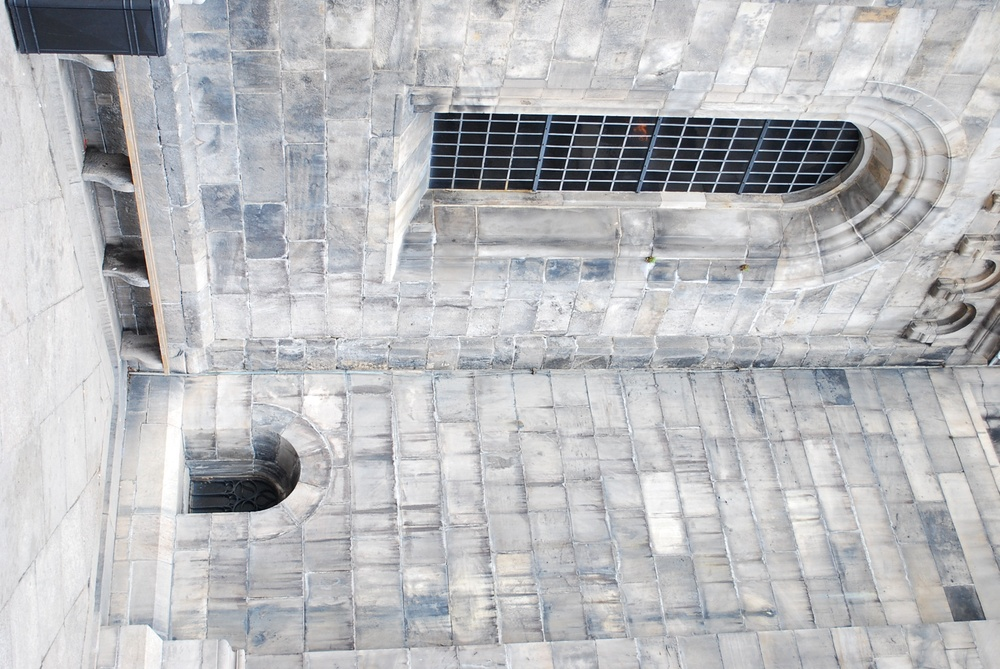
#> input picture a2/figs/DSC_0025.JPG, 1000 x 669 px, shrunk from 1936 x 1296 before the run; the run also reads 2 pictures not shown here
$ jupyter execute --allow-errors A2_computer_exercises.ipynb   (shell and % lines are left out)
#> lines starting #> are read from the running program, lines starting #| are printed output that depends on the picture
### a2/supplied.py
import matplotlib.pyplot as plt
import numpy as np
import scipy as sp

# Helper functions
def pflat(x):
    # Normalizes (m,n)-array x of n homogeneous points
    # to last coordinate 1.
    y = x / x[-1,:]
    return y

def camera_center_and_axis(P):
    # The camera center can be found by taking the null space of the camera matrix
    camera_center = pflat(sp.linalg.null_space(P))[:3]

    principal_axis = P[-1, :3]
    principal_axis = principal_axis / np.linalg.norm(principal_axis)

    return camera_center, principal_axis

def plot_camera(camera_matrix, scale, ax=None):
    if ax is None:
        ax = plt.axes(projection='3d')
    (camera_center, principal_direction) = camera_center_and_axis(camera_matrix)

    ax.scatter3D(camera_center[0], camera_center[1], camera_center[2], c='g')
    dir = principal_direction * scale
    ax.quiver(camera_center[0], camera_center[1], camera_center[2], dir[0], dir[1], dir[2], color='r')

### a2/A2_computer_exercises.ipynb
---
title: 'Computer Vision, Assignment 2: Calibration and DLT'
jupyter:
  jupytext:
    text_representation:
      extension: .qmd
      format_name: quarto
      format_version: '1.0'
      jupytext_version: 1.19.5
  kernelspec:
    display_name: env (3.9.6)
    language: python
    name: python3
---

In this assignment you will study camera calibration, the projective ambiguity, and the DLT method.

You will solve the resection and triangulation problems using DLT and compute inner parameters using RQ factorization.
In addition you will try out SIFT for feature detection/matching.

Please see Canvas for detailed instructions on what is expected for a passing/higher grade. All computer exercises not marked **OPTIONAL** are "mandatory" in the sense described on Canvas.

### Submission Requirements:
Your final lab submission should include:
1. Your edited **notebook file** (`.ipynb`).
2. An **HTML printout** of the executed notebook with all outputs visible: File → Save and export Notebook As → HTML
3. A **pdf report** containing answers to the theoretical exercises (see separate document).

[cell 1]
# for creating responsive plots

#for vscode
#%matplotlib widget

#for running notebook in terminal

import cv2
import matplotlib.image as mpimg
from mpl_toolkits.mplot3d import Axes3D
import matplotlib.pyplot as plt
import numpy as np
import scipy
import scipy.io

from supplied import pflat, plot_camera

# Calibrated vs. Uncalibrated Reconstruction

#### *Theoretical exercise 1* (see pdf)

## Computer Exercise 1
Figure 1 shows an image of a scene and a reconstruction using uncalibrated cameras. The file `compEx1data.mat` contains
the 3D points of the reconstruction `X`, the camera matrices `P`, the image points `x` and the filenames `imfiles` of the images.
Here `X` is a $4 \times 9471$ matrix containing the homogeneous coordinates for all 3D points, `x{i}` is a $3 \times 9471$ matrix containing the homogeneous coordinates of the image points seen in image $i$ (`NaN` means that the point has not been detected in this image). `P{i}` contains the camera matrix of image $i$ and `imfiles{i}` contains the name of that image.

<figure align="center">

&nbsp; &nbsp; &nbsp; &nbsp;

    <figcaption>Figure 1: Left: An image of the scene. Right: A projective (uncalibrated) reconstruction.</figcaption>
</figure>

### Task 1.1
Plot the 3D points of the reconstruction. Use the supplied function `plot_camera` to plot the cameras in the same figure.

**Do the physical properties (such as the relative heights of each of the two walls, the angle in the corner, and the relation between the width, height, and depth dimensions) look realistic in the reconstruction?**

Don't forget to use `ax.set_aspect('equal')` when plotting -- otherwise you may get additional distortion. The reconstruction should look like the one shown in Figure 1.

[cell 2]
im1 = plt.imread("./figs/DSC_0025.JPG")
#> im1 is the input picture: shape (669, 1000, 3); mean R, G, B 186.2, 187.1, 189.8
im2 = plt.imread("./figs/projective_rec.png")
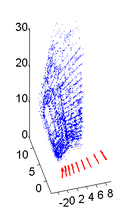
#> input picture a2/figs/projective_rec.png, 136 x 217 px, shrunk from 264 x 420 before the run
#> im2 is the input picture: shape (217, 136, 3) float32; mean R, G, B 0.941, 0.937, 0.979
fig,ax = plt.subplots(1,2, figsize=(10,6))
ax[0].imshow(im1)
ax[1].imshow(im2)
plt.show()
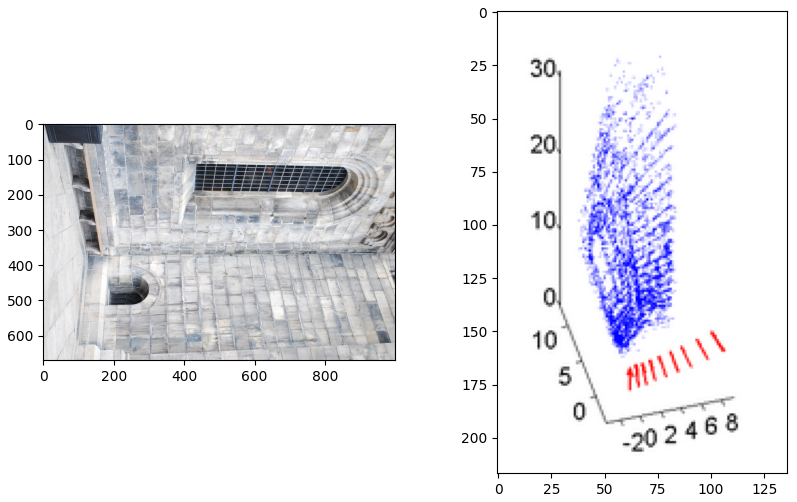
#> figure drawn by matplotlib, 2 panels
# ------ Your code here ------
#> (the rest of this cell did not finish here and is left out)

#### Your answer here:

(*Include answers to all questions marked in bold.*)
#
The physical look skewed and draged out upwards to the right. It looks like the right wall is much larger than the left wall with the window on it. But all lines still look straight but the distance is because of the angles being wrong.

### Task 1.2
Project the 3D points into **a camera** of your choice (only points that have been detected in that camera).
Plot the image, the projected points, and the image points in the same figure.

**Do the projections appear to be close to the corresponding image points?** (If not: Did you forget to divide by the third coordinate?)

**Useful python commands:**

`~np.isnan(x_i)` # to check which of the points are visible in image i

#> (a cell that did not finish here is left out)

#### Your answer here:

(*Include answers to all questions marked in bold.*)
#
Yes, they correspond really good and it seems to line up with the picture

### Task 1.3
Using the two projective transformations
\begin{equation}
T_1 = \left( \begin{array}{cccc}
1 & 0 & 0 & 0\\
0 & 3 & 0 & 0\\
0 & 0 & 1 & 0\\
1/8 & 1/8 & 0 & 1
\end{array} \right) \text{ and }
T_2 = \left( \begin{array}{cccc}
1 & 0 & 0 & 0\\
0 & 1 & 0 & 0\\
0 & 0 & 1 & 0\\
1/16 & 1/16 & 0 & 1
\end{array} \right),
\end{equation}

transform the 3D points ($\mathbf{X} \mapsto T_i\mathbf{X}$), and accordingly the cameras (as in *Theoretical Exercise 1*), so that two new projective solutions are obtained.

For each of the solutions, plot the 3D points and cameras in the same figure. (Don't forget to divide the points by the fourth coordinate before plotting, and again don't forget to use `ax.set_aspect('equal')`. Feel free to use the provided `pflat` function.)

**What has happened to the 3D points?**
**Does any of them appear reasonable?**

[cell 4]
# ------ Your code here ------
T_1 = [[1,0,0,0],[0,3,0,0,],[0,0,1,0],[1/8,1/8,0,1]]
T_2 = [[1,0,0,0],[0,1,0,0],[0,0,1,0],[1/16,1/16,0,1]]

#> (the rest of this cell did not finish here and is left out)

### Your answer here:

(*Include answers to all questions marked in bold.*)
#
the transformation for T1 seems to have scaled it pretty well and it now looks much less skeewed so it's therefore also a lot different from the first coordinates. T2 looks worse, but you can still see a window if you look at it from the right angle. Both transformations got rotated and skewed.

### Task 1.4
For one of the 9 views, and for each of the new reconstructions (resulting from $T_1$ and $T_2$), project the new 3D points into its corresponding transformed camera.
Plot the pair of images along with the corresponding projected points, and the image points in the same figure.
(Write a function `project_and_plot(P, Xs, xs, image)` that does this for you, it will be useful in the future.)

**How well do the projections and the image points align for the new reconstructions?**

[cell 5]
def project_and_plot(P, Xs, xs, image):
    """
    Project 3D points into an image using a camera matrix and plot the
    projected points together with the observed image points.

    Parameters
    ----------
    P : (3, 4) ndarray
        Camera projection matrix for the selected view.

    Xs : (4, N) ndarray
        Homogeneous 3D points, one point per column.

    xs : (3, N) ndarray
        Homogeneous 2D image points observed in the image. Points
        containing NaN should be filtered out before calling this function.

    image : ndarray (H, W, 3)
        The image corresponding to the given camera matrix P, typically
        loaded with mpimg.imread or a similar function.
    """
    # Your code here


    projected_points = pflat(P@Xs)
    camera0_x = pflat(xs)

    fig,ax = plt.subplots(figsize=(8,8))

    ax.imshow(image)
    ax.scatter(*camera0_x[:-1], label = "actuall points", color ="blue", s=5, alpha=0.8)
    ax.scatter(*projected_points[:-1] , label = "projected_points", color="red", s=5, alpha= 0.8)

    ax.set_xlim(0,image.shape[1])
    ax.set_ylim(image.shape[0],0)
    ax.set_aspect("equal")
    fig.legend()
    plt.show()

#> (the rest of this cell did not finish here and is left out)

#### Your answer here:

(*Include answers to all questions marked in bold.*)
#
Both of these plosts looks identical to the previous plot with the untransformed coordinates and camera which is in line with the theory question.

#### *Theoretical exercises: 2* (see pdf)

# Camera Calibration

#### *Theoretical exercises: 3* (see pdf)

# RQ Factorization and Computation of $K$

#### *Theoretical exercises: 4* (see pdf)

# Direct Linear Transformation DLT

#### *Theoretical exercises: 5 and 6* (see pdf)

## Computer Exercise 2
Figure 2 shows two images `cube1.JPG` and `cube2.JPG` of a scene with a Rubik's cube.
The file `compEx2data.mat` contains a point model `Xmodel` of the visible cube sides, the measured projections `x` of the model points
in the two images and two variables `startind`, `endind` that can be used for plotting lines on the model surface.

<figure align="center">

&nbsp; &nbsp; &nbsp; &nbsp;

    <figcaption>Figure 2: Two images of a scene containing a Rubik's cube.</figcaption>
</figure>

The goal for this exercise is to determine the camera for each of the two views, i.e. resectioning.
*You should consider one view at a time*, i.e. apply your code for each view separately.

### Task 2.1
Normalize the measured points by applying a transformation $N$ that subtracts the mean of the points and then re-scales the coordinates by the standard deviation.
Here, compute mean and standard deviation for $x$ and $y$ separately (separating the coordinates is not crucial, but it helps during grading if you do this in a coherent way).

Plot the normalized points in a new figure. Verify that the points are centered around $(0,0)$ with standard deviation 1 for each of the coordinates.

Remember to print out the mean and standard deviation you used for normalizing x and y, for each camera.

[cell 6]
im21 = plt.imread("./figs/cube1.JPG")
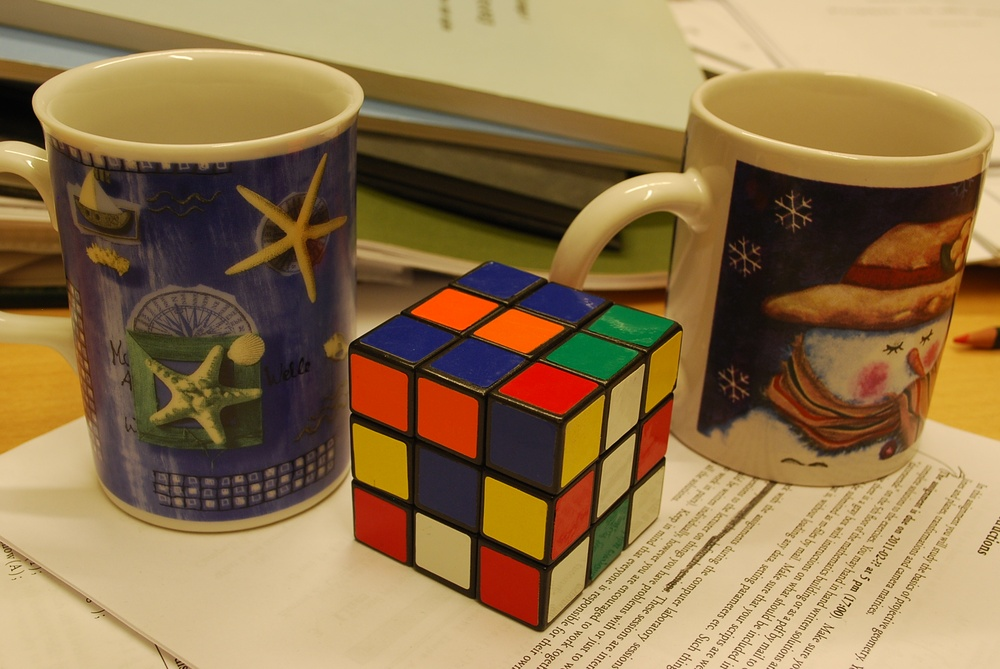
#> input picture a2/figs/cube1.JPG, 1000 x 669 px, shrunk from 1936 x 1296 before the run
#> im21 is the input picture: shape (669, 1000, 3); mean R, G, B 145.2, 117.5, 76.9
im22  = plt.imread("./figs/cube2.JPG")
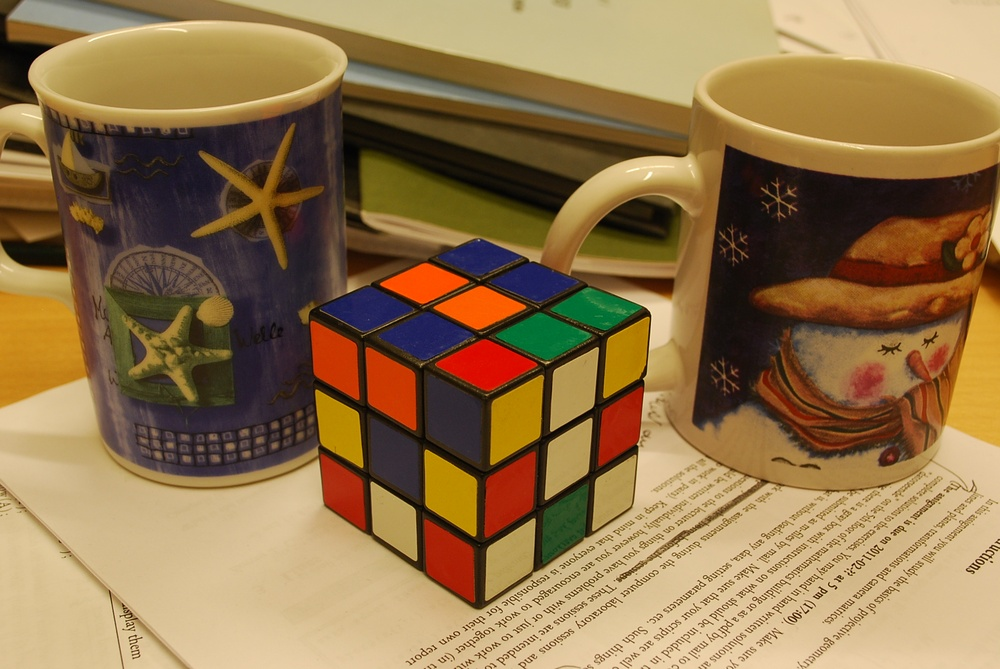
#> input picture a2/figs/cube2.JPG, 1000 x 669 px, shrunk from 1936 x 1296 before the run
#> im22 is the input picture: shape (669, 1000, 3); mean R, G, B 145.7, 116.4, 75.1
fig,ax = plt.subplots(1,2, figsize=(10,6))
ax[0].imshow(im21)
ax[1].imshow(im22)
plt.show()

[cell 7]
# ------ Your code here ------
data = scipy.io.loadmat("./data/compEx2data.mat")
#> (reads a2/data/compEx2data.mat from the repository)
image_points = data["x"][0]
startind = data["startind"]
endind = data["endind"]
X_3d = data["Xmodel"]
N_matrices = []

image_points = [pflat(points) for points in image_points]

for idx, camera_points in enumerate(image_points):
    x_mean = np.mean(camera_points[0])
    x_std = np.std(camera_points[0])

    y_mean = np.mean(camera_points[1])
    y_std = np.std(camera_points[1])

    print(f"Camera {idx}: mean = ({x_mean:.3f}, {y_mean:.3f}), std = ({x_std:.3f},{y_std:.3f})")
    N = [[1/x_std,0, -x_mean/x_std], [0,1/y_std, -y_mean/y_std], [0,0,1]]
    N_matrices.append(N)


fig, axs = plt.subplots(1,2, figsize=(13,8))

for idx,ax in enumerate(axs):
    normalized_points= pflat(N_matrices[idx]@image_points[idx])
    ax.scatter(normalized_points[0],normalized_points[1],label ="Normalized_points")
    print(f"Camera {idx} verification: mean = ({np.mean(normalized_points[0]):.2f}, {np.mean(normalized_points[1]):.2f}), standard deviation = ({np.std(normalized_points[0]):.2f},{np.std(normalized_points[1]):.2f})")
    ax.set_xlabel("x")
    ax.set_ylabel("y")
    ax.set_title(f"Camera {idx}")
    ax.legend()

fig.show()
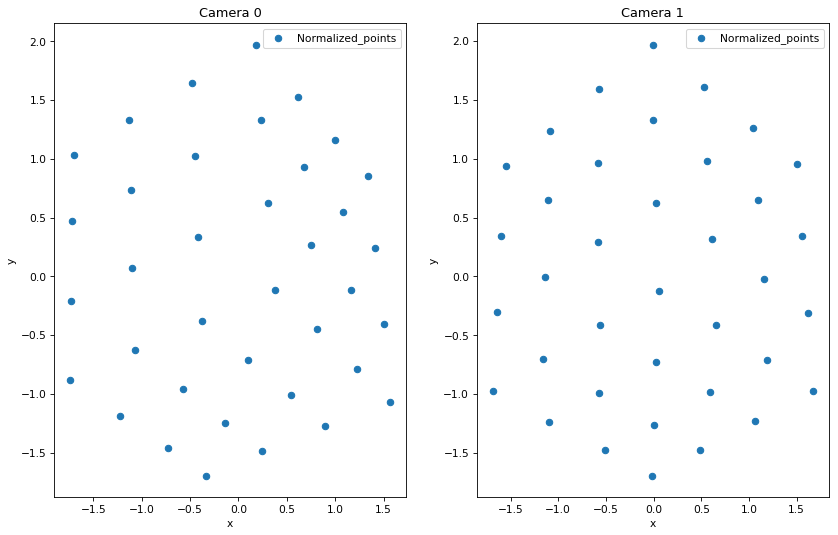
#> figure drawn by matplotlib, 2 panels

### Task 2.2
Implement a function `estimate_camera_DLT` that sets up the DLT equations for resectioning, and solves the resulting homogeneous least squares system using SVD.

$$\min_{||v||^2 = 1}||Mv||^2$$

**Is the smallest singular value close to zero? How about $||Mv||$?**

**Useful python commands:**

`U, S, Vt = np.linalg.svd(M)` # compute SVD of a matrix

[cell 8]
def estimate_camera_DLT(x, Xmodel):
    """
    Estimate the camera projection matrix using the Direct Linear Transform (DLT).

    Parameters
    ----------
    x : ndarray, (N, 2)
        2D image points (u, v)
        beforehand.

    Xmodel : ndarray, (N, 3)
        Corresponding 3D model points (X, Y, Z).

    Returns
    -------
    P : ndarray, (3, 4)
        The estimated camera projection matrix that maps 3D points to 2D
        image coordinates, up to an unknown scale factor.
    """
    # Your code here
    numb_points = len(Xmodel)

    m_3d= np.zeros((3*numb_points,4*3))
    vector_3d =np.hstack((Xmodel, np.ones(numb_points).reshape(numb_points,1)))

    for i,points in enumerate(vector_3d):
        for j in range(3):
            start_index=4*j
            stop_index = 4*j +4
            m_3d[3*i+j,start_index:stop_index] = points


    m_2d = np.zeros((3*numb_points,numb_points))
    vector_2d = -1 * np.hstack((x,np.ones(numb_points).reshape(numb_points,1)))

    for i,points in enumerate(vector_2d):
        start_index = 3*i
        stop_index = 3*i +3
        m_2d[start_index:stop_index,i] = points

    M= np.hstack((m_3d,m_2d))

    U,Sigma, Vt = np.linalg.svd(M, full_matrices=False)

    V = Vt.T
    P = V[:12,-1].reshape(3,4)

    v = V[:,-1]
    print(f"||Mv|| = {np.linalg.norm(M @ v):.5f}, ||v|| = {np.linalg.norm(v):.5f}")
    print(f"Smallest sigma: {Sigma[-1]:.5f}")
    if np.mean(v[12:])<0:
        P = -P
    return P


data = scipy.io.loadmat("./data/compEx2data.mat")
X_3d = data["Xmodel"]
image_points = data["x"][0]

P_matrices = []
for idx in range(2):
    normalized_points= pflat(N_matrices[idx]@image_points[idx])[:-1]
    P_matrices.append(estimate_camera_DLT(normalized_points.T,X_3d.T))

print(f"P for camera 0: \n {P_matrices[0]}")
print(f"P for camera 1: \n {P_matrices[1]}")

#### Your answer here:

(*Include answers to all questions marked in bold.*)
#
In the theory chapter we established that the smallest value that the M can have is the smallest singular value and therefore if we print this value we get that for camera 0 we get 0.015 and for camera 1 we get 0.012 which are two small values, it's not zero but away from 1 at least.

### Task 2.3
Extract the entries of the camera from the solution and set up the camera matrix.
Make sure that you select the solution where the points are in front of the camera.
(If $X$ has 4th coordinate 1 then the 3rd coordinate of $PX$ should be positive for $X$ to be in front of the camera.)

Project the model points into the images. (Don't forget to transform the camera matrix to the original (un-normalized) coordinate system, as in *Theoretiacl Exercise 6*, before projecting.) Plot the measured image points in the same figure. **Are they close to each other?** Also make a 3D plot visualizing the camera centers, principal axes, as well as the 3D model points.
**Does the result look reasonable?**

[cell 9]
# ------ Your code here ------

# extract the camera matrices

# Project and plot the models points into the images

# Make a 3D plot with 3D model points, camera centers, and principal axes

data = scipy.io.loadmat("./data/compEx2data.mat")
X_3d = data["Xmodel"]
image_points = data["x"][0]

im21 = plt.imread("./figs/cube1.JPG")
im22  = plt.imread("./figs/cube2.JPG")

images= [im21,im22]
n_points = image_points[0].shape[1]
X_homo = np.vstack((X_3d,np.ones(n_points).reshape(1,n_points)))
for idx in range(2):

    P = np.linalg.inv(N_matrices[idx])@P_matrices[idx]
    project_and_plot(P,X_homo,image_points[idx],images[idx])
#> this loop made 2 passes
#> pass 1, in project_and_plot, `plt.show()`:
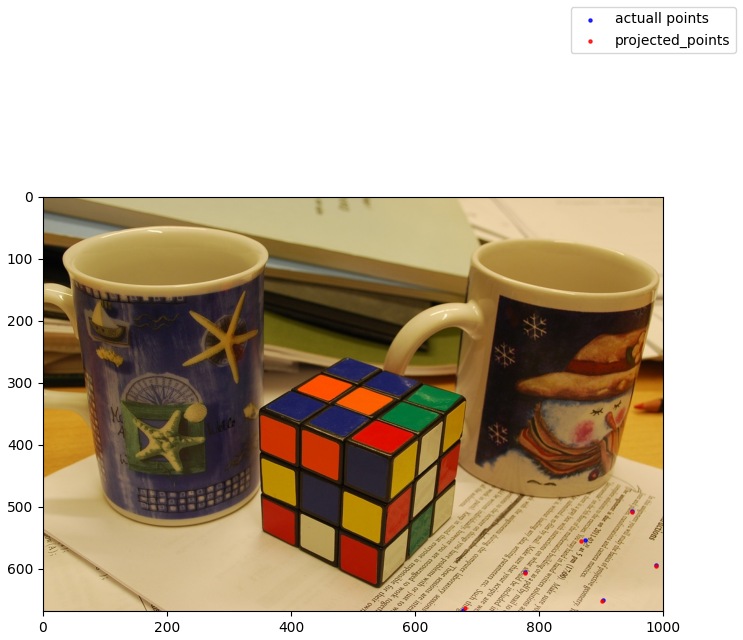
#> figure drawn by matplotlib, 1 panel


fig = plt.figure()
ax = fig.add_subplot(projection="3d")
ax.scatter(*X_3d, s=5)
for idx in range(2):
    plot_camera(np.linalg.inv(N_matrices[idx]) @ P_matrices[idx], 3, ax=ax)
ax.set_aspect("equal")
plt.show()
#> (the rest of the program and of its run is left out)
